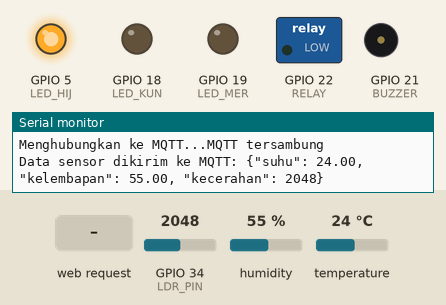
This sketch was run on a simulated ESP32. Shown: switched loads named in the sketch (green lamp = pin HIGH), output pins drawn as LEDs (lit = HIGH), buzzer (waves = sounding, pin HIGH), the last lines printed to the serial monitor. The test bench sets the inputs (shaded band); at power-on: temperature 24 °C, GPIO 34 (LDR_PIN) = 2048, humidity 55 %. WiFi joins after 1.5 s; servers stay silent unless stated; no MQTT or app messages arrive unless stated.

Above: at 3.2 s.
3.3 s: temperature set to 29.2 °C
8.9 s: temperature set to 30.6 °C
At 13.0 s:
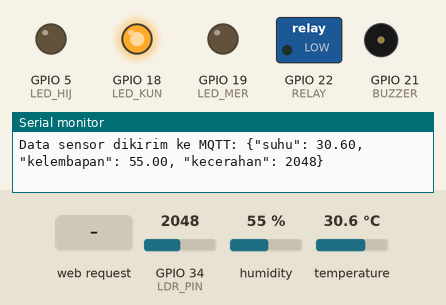
14.5 s: HTTP request GET /relay/off received
At 18.3 s:
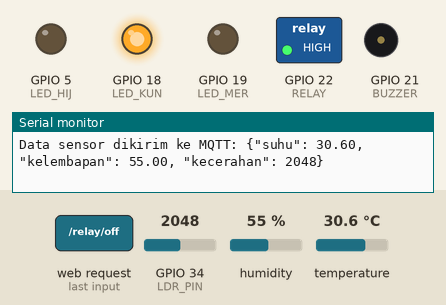
20.1 s: temperature set to 12 °C
At 22.4 s:
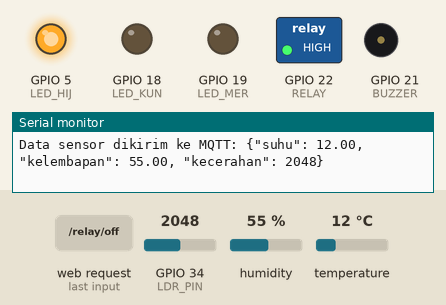
25.7 s: temperature set to 41 °C
At 27.7 s:
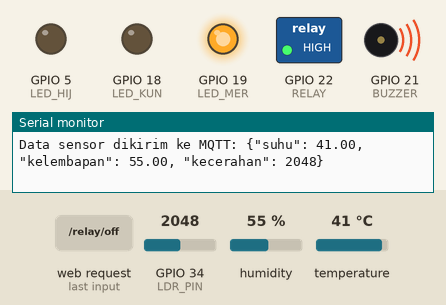
31.3 s: HTTP request GET /relay/on received
At 32.9 s:
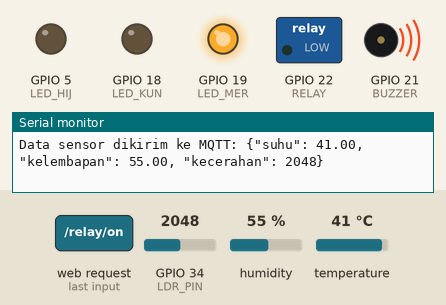
Timing chart, 0 to 34.4 s (numbered marks = the images above; inputs shaded):
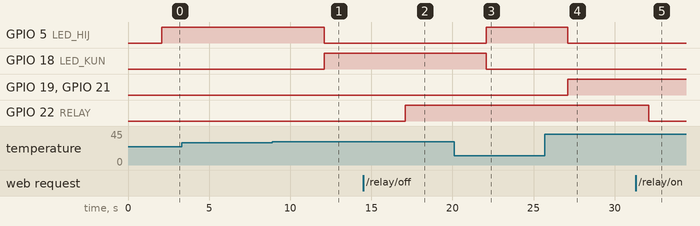

Measured:
- the behaviour switches between 29.9 and 30 °C on temperature (found by bisection; images 0 and 1)
- after the input at 8.9 s, GPIO 5 (LED_HIJ): HIGH → LOW after 3.2 s; GPIO 18 (LED_KUN): LOW → HIGH after 3.2 s
- after the input at 14.5 s, GPIO 22 (RELAY): LOW → HIGH after 2.6 s
- after the input at 20.1 s, GPIO 5 (LED_HIJ): LOW → HIGH after 2.0 s; GPIO 18 (LED_KUN): HIGH → LOW after 2.0 s
- after the input at 25.7 s, GPIO 5 (LED_HIJ): HIGH → LOW after 1.4 s; GPIO 19 (LED_MER), GPIO 21 (BUZZER): LOW → HIGH after 1.4 s
- after the input at 31.3 s, GPIO 22 (RELAY): HIGH → LOW after 0.81 s

The sketch:

UTSIOT_152022003.ino
```cpp
#include <WiFi.h>
#include <PubSubClient.h>
#include <DHT.h>
#include <WebServer.h>

// Konfigurasi WiFi
const char* ssid = "iDfr1";
const char* password = "reinamishima";

// Konfigurasi MQTT
const char* mqtt_server = "broker.hivemq.com";
const char* mqtt_topic = "152022003_UTS";

WiFiClient espClient;
PubSubClient mqttClient(espClient);
WebServer server(80);

// Konfigurasi DHT
#define DHTPIN 4
#define DHTTYPE DHT22
DHT dht(DHTPIN, DHTTYPE);

// Konfigurasi pin LED, buzzer, relay, dan LDR
#define LED_HIJ 5
#define LED_KUN 18
#define LED_MER 19
#define BUZZER 21
#define RELAY 22
#define LDR_PIN 34

// Konfigurasi pin relay
#define RELAY 22

// Fungsi untuk menghubungkan ke WiFi
void setup_wifi() {
  delay(10);
  Serial.println("Menghubungkan ke WiFi...");
  WiFi.begin(ssid, password);

  while (WiFi.status() != WL_CONNECTED) {
    delay(1000);
    Serial.print(".");
  }
  Serial.println("\nWiFi tersambung");
  Serial.print("IP Address: ");
  Serial.println(WiFi.localIP());
}

// Fungsi untuk menyambung ulang ke MQTT jika koneksi terputus
void reconnect_mqtt() {
  while (!mqttClient.connected()) {
    Serial.print("Menghubungkan ke MQTT...");
    if (mqttClient.connect("ESP32Client")) {
      Serial.println("MQTT tersambung");
    } else {
      Serial.print("Gagal, rc=");
      Serial.print(mqttClient.state());
      Serial.println(" mencoba lagi dalam 5 detik");
      delay(5000);
    }
  }
}

// Fungsi untuk menangani kontrol relay melalui HTTP
void handleRelayOn() {
  digitalWrite(RELAY, LOW);
}

void handleRelayOff() {
  digitalWrite(RELAY, HIGH);
}

void handleNotFound() {
  server.send(404, "text/plain", "Not Found");
}

void setup() {
  Serial.begin(115200);

  // Hubungkan ke WiFi
  setup_wifi();

  // Setup MQTT
  mqttClient.setServer(mqtt_server, 1883);

  // Setup API server
  server.on("/relay/on", handleRelayOn);   // API untuk menyalakan relay
  server.on("/relay/off", handleRelayOff); // API untuk mematikan relay
  server.onNotFound(handleNotFound);       // Rute jika URL tidak ditemukan
  server.begin();

  // Konfigurasi DHT dan relay
  dht.begin();
  pinMode(RELAY, OUTPUT);
  digitalWrite(RELAY, LOW); // Pastikan relay mati saat start

  pinMode(LED_HIJ, OUTPUT);
  pinMode(LED_KUN, OUTPUT);
  pinMode(LED_MER, OUTPUT);
  pinMode(BUZZER, OUTPUT);
  pinMode(RELAY, OUTPUT);
  pinMode(LDR_PIN, INPUT);
}

void loop() {
  // Periksa koneksi MQTT
  if (!mqttClient.connected()) {
    reconnect_mqtt();
  }
  mqttClient.loop();

  // Jalankan server API
  server.handleClient();

  // Baca data dari sensor
  float suhu = dht.readTemperature();
  float kelembapan = dht.readHumidity();
  int ldrValue = analogRead(34); // Baca nilai dari LDR (gunakan ADC)

  // Validasi data
  if (isnan(suhu) || isnan(kelembapan)) {
    Serial.println("Gagal membaca data dari sensor DHT");
    return;
  }

  if (suhu > 35) {
    digitalWrite(LED_HIJ, LOW);
    digitalWrite(LED_KUN, LOW);
    digitalWrite(LED_MER, HIGH);
    digitalWrite(BUZZER, HIGH);
  } else if (suhu >= 30 && suhu <= 35) {
    digitalWrite(LED_HIJ, LOW);
    digitalWrite(LED_KUN, HIGH);
    digitalWrite(LED_MER, LOW);
    digitalWrite(BUZZER, LOW);
  } else {
    digitalWrite(LED_HIJ, HIGH);
    digitalWrite(LED_KUN, LOW);
    digitalWrite(LED_MER, LOW);
    digitalWrite(BUZZER, LOW);
  }

  // Kirim data sensor ke MQTT
  String payload = "{\"suhu\": " + String(suhu) +
                   ", \"kelembapan\": " + String(kelembapan) +
                   ", \"kecerahan\": " + String(ldrValue) + "}";
  mqttClient.publish(mqtt_topic, payload.c_str());
  Serial.println("Data sensor dikirim ke MQTT: " + payload);

  delay(5000); // Kirim data setiap detik
}
```
